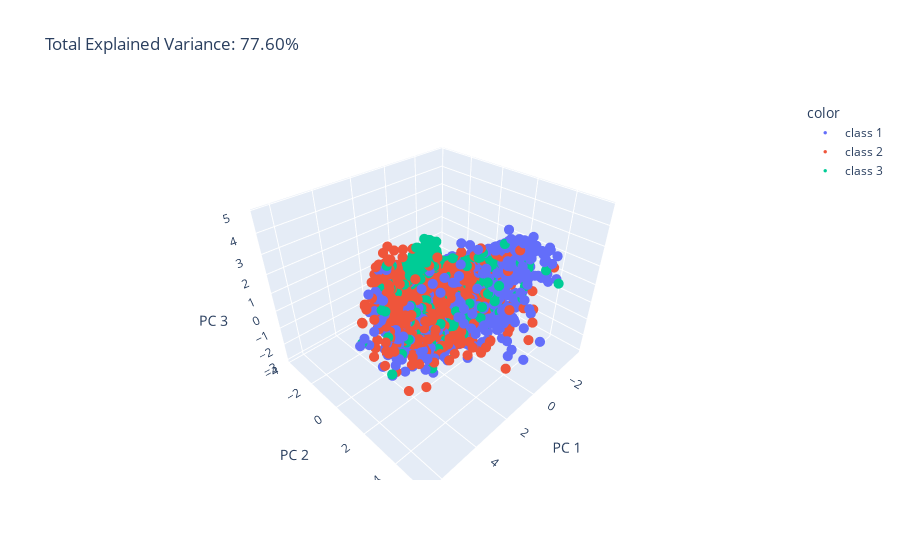

Here is the notebook cell this chart was saved with:
### Code cell
import plotly.express as px
from sklearn.decomposition import PCA
import matplotlib.pyplot as plt
import csv 
import pandas as pd

df = pd.read_csv("../features/nci4.csv")
# print(df)
string = "x_"
name = []
for i in range(128):
    name.append(string+str(i))
# print(fields)
# print(name)
X = df[name]
# print(rows[:][0])

pca = PCA(n_components=3)
components = pca.fit_transform(X)

total_var = pca.explained_variance_ratio_.sum() * 100

Type = [""]*len(df["type"])

for i in range(len(df["type"])):
    if df["type"][i] == 1:
        Type[i] = "class 1"
    elif df["type"][i] == 2:
        Type[i] = "class 2"
    else:
        Type[i] = "class 3"

fig = px.scatter_3d(
    components, x=0, y=1, z=2, color=Type,
    title=f'Total Explained Variance: {total_var:.2f}%',
    labels={'0': 'PC 1', '1': 'PC 2', '2': 'PC 3'}
)
fig.update_traces(marker=dict(size=3.5,
#                          line=dict(width=0.1,
#                          color='Black')
                             ),
              selector=dict(mode='markers'))
# fig.write_image("figure.pdf")
fig.show()

### Figure 1 — Plotly figure (JSON) as saved in the notebook; plotly's stock layout.template omitted (floating-point values rounded to 4 significant figures; data arrays with more than 128 entries replaced by an {"elided": "..."} marker saying what was removed)
{"data": [{"hovertemplate": "color=class 1<br>PC 1=%{x}<br>PC 2=%{y}<br>PC 3=%{z}<extra></extra>", "legendgroup": "class 1", "marker": {"color": "#636efa", "size": 3.5, "symbol": "circle"}, "mode": "markers", "name": "class 1", "scene": "scene", "showlegend": true, "type": "scatter3d", "x": {"elided": "1112 float values"}, "y": {"elided": "1112 float values"}, "z": {"elided": "1112 float values"}}, {"hovertemplate": "color=class 2<br>PC 1=%{x}<br>PC 2=%{y}<br>PC 3=%{z}<extra></extra>", "legendgroup": "class 2", "marker": {"color": "#EF553B", "size": 3.5, "symbol": "circle"}, "mode": "markers", "name": "class 2", "scene": "scene", "showlegend": true, "type": "scatter3d", "x": {"elided": "1427 float values"}, "y": {"elided": "1427 float values"}, "z": {"elided": "1427 float values"}}, {"hovertemplate": "color=class 3<br>PC 1=%{x}<br>PC 2=%{y}<br>PC 3=%{z}<extra></extra>", "legendgroup": "class 3", "marker": {"color": "#00cc96", "size": 3.5, "symbol": "circle"}, "mode": "markers", "name": "class 3", "scene": "scene", "showlegend": true, "type": "scatter3d", "x": {"elided": "1100 float values"}, "y": {"elided": "1100 float values"}, "z": {"elided": "1100 float values"}}], "layout": {"legend": {"title": {"text": "color"}, "tracegroupgap": 0}, "scene": {"domain": {"x": [0, 1], "y": [0, 1]}, "xaxis": {"title": {"text": "PC 1"}}, "yaxis": {"title": {"text": "PC 2"}}, "zaxis": {"title": {"text": "PC 3"}}}, "title": {"text": "Total Explained Variance: 77.60%"}}}
